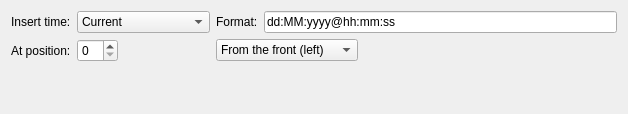
<?xml version="1.0" encoding="UTF-8"?>
<ui version="4.0">
 <class>TransformOperator_DateTime</class>
 <widget class="QWidget" name="TransformOperator_DateTime">
  <property name="geometry">
   <rect>
    <x>0</x>
    <y>0</y>
    <width>628</width>
    <height>114</height>
   </rect>
  </property>
  <property name="windowTitle">
   <string>Form</string>
  </property>
  <layout class="QGridLayout" name="gridLayout">
   <item row="0" column="3" rowspan="2">
    <widget class="QLineEdit" name="formatLineEdit">
     <property name="text">
      <string>dd:MM:yyyy@hh:mm:ss </string>
     </property>
    </widget>
   </item>
   <item row="2" column="0">
    <widget class="QLabel" name="label_AtPosition">
     <property name="text">
      <string>At position:</string>
     </property>
    </widget>
   </item>
   <item row="0" column="1" rowspan="2">
    <widget class="QComboBox" name="dateSelectComboBox">
     <property name="sizePolicy">
      <sizepolicy hsizetype="Fixed" vsizetype="Fixed">
       <horstretch>0</horstretch>
       <verstretch>0</verstretch>
      </sizepolicy>
     </property>
     <item>
      <property name="text">
       <string>Current</string>
      </property>
     </item>
     <item>
      <property name="text">
       <string>Date Created</string>
      </property>
     </item>
     <item>
      <property name="text">
       <string>Date Accessed</string>
      </property>
     </item>
     <item>
      <property name="text">
       <string>Date Modified</string>
      </property>
     </item>
     <item>
      <property name="text">
       <string>Date Picture Taken</string>
      </property>
     </item>
    </widget>
   </item>
   <item row="0" column="0" rowspan="2">
    <widget class="QLabel" name="label_InsertTime">
     <property name="text">
      <string>Insert time:</string>
     </property>
    </widget>
   </item>
   <item row="0" column="2" rowspan="2">
    <widget class="QLabel" name="label_Format">
     <property name="text">
      <string>Format:</string>
     </property>
    </widget>
   </item>
   <item row="2" column="2" colspan="2">
    <widget class="QComboBox" name="fromComboBox">
     <property name="sizePolicy">
      <sizepolicy hsizetype="Fixed" vsizetype="Fixed">
       <horstretch>0</horstretch>
       <verstretch>0</verstretch>
      </sizepolicy>
     </property>
     <item>
      <property name="text">
       <string>From the front (left)</string>
      </property>
     </item>
     <item>
      <property name="text">
       <string>From the back (right)</string>
      </property>
     </item>
    </widget>
   </item>
   <item row="2" column="1" alignment="Qt::AlignLeft">
    <widget class="QSpinBox" name="atPositionSpinBox">
     <property name="sizePolicy">
      <sizepolicy hsizetype="Fixed" vsizetype="Fixed">
       <horstretch>0</horstretch>
       <verstretch>0</verstretch>
      </sizepolicy>
     </property>
    </widget>
   </item>
   <item row="3" column="1">
    <spacer name="verticalSpacer">
     <property name="orientation">
      <enum>Qt::Vertical</enum>
     </property>
     <property name="sizeHint" stdset="0">
      <size>
       <width>20</width>
       <height>40</height>
      </size>
     </property>
    </spacer>
   </item>
  </layout>
 </widget>
 <resources/>
 <connections/>
</ui>
